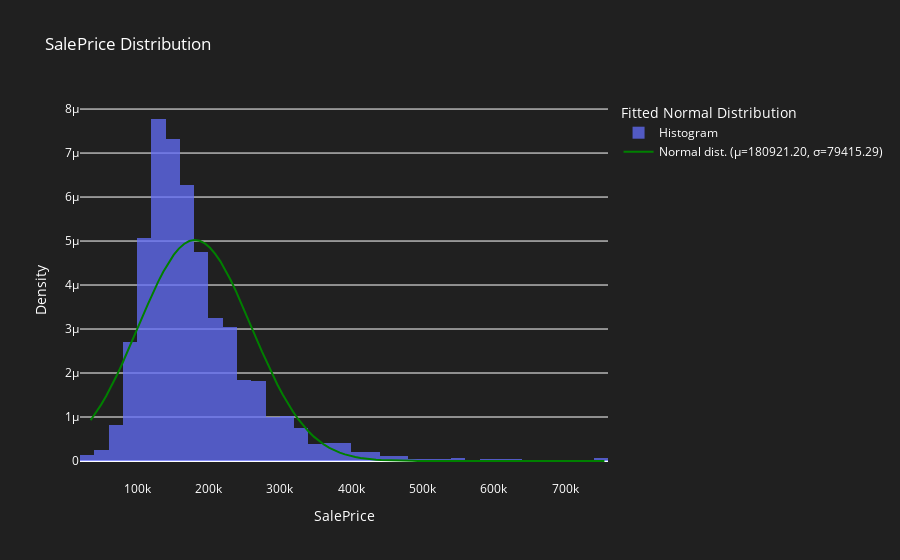
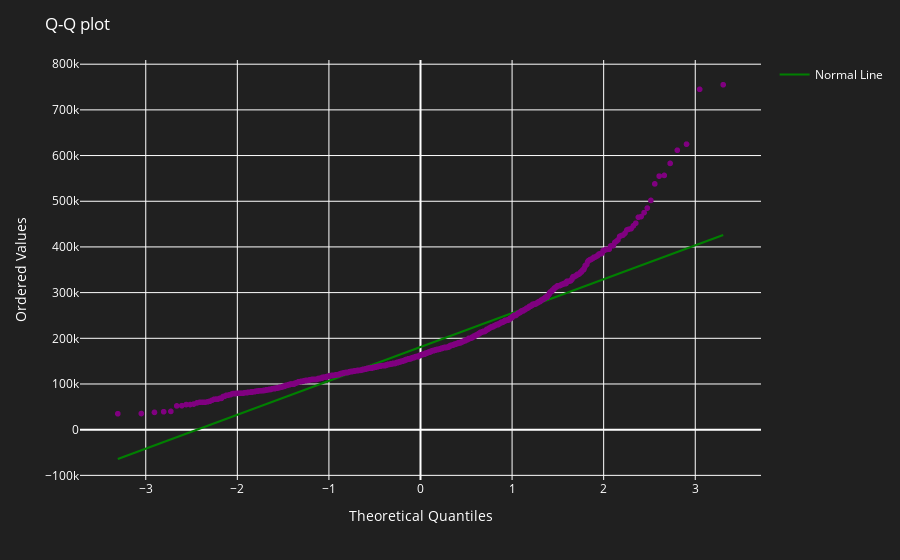

These figures' notebook cell, in order:
### Markdown cell above
### Explore the Dependent variable
#### Shoulde it be normalized?
#### Normalize Dependent Variable

### Code cell
# Fit a normal distribution
mu, sigma = stats.norm.fit(df['SalePrice'])

# Histogram with normalized density
hist_data = go.Histogram(
    x=df['SalePrice'],
    nbinsx=50,
    name='Histogram',
    opacity=0.75,
    histnorm='probability density'   # ✅ fixed spelling
)

# Normal distribution curve
x_norm = np.linspace(df['SalePrice'].min(), df['SalePrice'].max(), 100)
y_norm = stats.norm.pdf(x_norm, mu, sigma)

norm_data = go.Scatter(
    x=x_norm,
    y=y_norm,
    mode='lines',
    name=f'Normal dist. (μ={mu:.2f}, σ={sigma:.2f})',
    line=dict(color='green')
)

# Combine plots
fig = go.Figure(data=[hist_data, norm_data])

# Layout
fig.update_layout(
    title='SalePrice Distribution',
    xaxis_title='SalePrice',
    yaxis_title='Density',   # ✅ corrected
    legend_title_text='Fitted Normal Distribution',
    plot_bgcolor='rgba(32,32,32,1)',
    paper_bgcolor='rgba(32,32,32,1)',
    font=dict(color='white')
)

# Q-Q plot
qq_data = stats.probplot(df['SalePrice'], dist='norm')
qq_fig = px.scatter(
    x=qq_data[0][0], 
    y=qq_data[0][1],
    labels={'x':'Theoretical Quantiles', 'y':'Ordered Values'},   # ✅ spelling fixed
    color_discrete_sequence=['purple']
)

qq_fig.update_layout(
    title='Q-Q plot',
    plot_bgcolor='rgba(32,32,32,1)',
    paper_bgcolor='rgba(32,32,32,1)',
    font=dict(color='white')
)

# Line of best fit
slope, intercept, r_value, p_value, std_err = stats.linregress(qq_data[0][0], qq_data[0][1])
line_x = np.array(qq_data[0][0])
line_y = intercept + slope * line_x

line_data = go.Scatter(x=line_x, y=line_y, mode="lines", name="Normal Line", line=dict(color="green"))
qq_fig.add_trace(line_data)

# Show
fig.show()
qq_fig.show()

### Figure 1 — Plotly figure (JSON) as saved in the notebook; plotly's stock layout.template omitted (floating-point values rounded to 4 significant figures; data arrays with more than 128 entries replaced by an {"elided": "..."} marker saying what was removed)
{"data": [{"histnorm": "probability density", "name": "Histogram", "nbinsx": 50, "opacity": 0.75, "type": "histogram", "x": {"elided": "1460 int values"}}, {"line": {"color": "green"}, "mode": "lines", "name": "Normal dist. (μ=180921.20, σ=79415.29)", "type": "scatter", "x": [34900.0, 42170.0, 49450.0, 56720.0, 63990.0, 71270.0, 78540.0, 85820.0, 93090.0, 100400.0, 107600.0, 114900.0, 122200.0, 129500.0, 136700.0, 144000.0, 151300.0, 158600.0, 165800.0, 173100.0, 180400.0, 187600.0, 194900.0, 202200.0, 209500.0, 216700.0, 224000.0, 231300.0, 238600.0, 245800.0, 253100.0, 260400.0, 267700.0, 274900.0, 282200.0, 289500.0, 296800.0, 304000.0, 311300.0, 318600.0, 325800.0, 333100.0, 340400.0, 347700.0, 354900.0, 362200.0, 369500.0, 376800.0, 384000.0, 391300.0, 398600.0, 405900.0, 413100.0, 420400.0, 427700.0, 435000.0, 442200.0, 449500.0, 456800.0, 464100.0, 471300.0, 478600.0, 485900.0, 493100.0, 500400.0, 507700.0, 515000.0, 522200.0, 529500.0, 536800.0, 544100.0, 551300.0, 558600.0, 565900.0, 573200.0, 580400.0, 587700.0, 595000.0, 602300.0, 609500.0, 616800.0, 624100.0, 631300.0, 638600.0, 645900.0, 653200.0, 660400.0, 667700.0, 675000.0, 682300.0, 689500.0, 696800.0, 704100.0, 711400.0, 718600.0, 725900.0, 733200.0, 740500.0, 747700.0, 755000.0], "y": [9.265e-07, 1.092e-06, 1.276e-06, 1.479e-06, 1.699e-06, 1.937e-06, 2.188e-06, 2.452e-06, 2.725e-06, 3.003e-06, 3.282e-06, 3.556e-06, 3.821e-06, 4.072e-06, 4.303e-06, 4.509e-06, 4.685e-06, 4.828e-06, 4.934e-06, 4.999e-06, 5.023e-06, 5.006e-06, 4.946e-06, 4.846e-06, 4.709e-06, 4.538e-06, 4.336e-06, 4.108e-06, 3.86e-06, 3.597e-06, 3.323e-06, 3.045e-06, 2.767e-06, 2.493e-06, 2.227e-06, 1.973e-06, 1.734e-06, 1.511e-06, 1.305e-06, 1.118e-06, 9.502e-07, 8.006e-07, 6.689e-07, 5.542e-07, 4.553e-07, 3.71e-07, 2.997e-07, 2.401e-07, 1.908e-07, 1.503e-07, 1.174e-07, 9.097e-08, 6.989e-08, 5.324e-08, 4.022e-08, 3.014e-08, 2.239e-08, 1.649e-08, 1.205e-08, 8.729e-09, 6.271e-09, 4.467e-09, 3.156e-09, 2.211e-09, 1.536e-09, 1.058e-09, 7.228e-10, 4.896e-10, 3.289e-10, 2.191e-10, 1.447e-10, 9.482e-11, 6.159e-11, 3.968e-11, 2.534e-11, 1.605e-11, 1.009e-11, 6.282e-12, 3.881e-12, 2.377e-12, 1.444e-12, 8.697e-13, 5.195e-13, 3.077e-13, 1.808e-13, 1.053e-13, 6.082e-14, 3.484e-14, 1.979e-14, 1.114e-14, 6.225e-15, 3.448e-15, 1.894e-15, 1.032e-15, 5.572e-16, 2.984e-16, 1.585e-16, 8.348e-17, 4.36e-17, 2.258e-17]}], "layout": {"font": {"color": "white"}, "legend": {"title": {"text": "Fitted Normal Distribution"}}, "paper_bgcolor": "rgba(32,32,32,1)", "plot_bgcolor": "rgba(32,32,32,1)", "title": {"text": "SalePrice Distribution"}, "xaxis": {"title": {"text": "SalePrice"}}, "yaxis": {"title": {"text": "Density"}}}}

### Figure 2 — Plotly figure (JSON) as saved in the notebook; plotly's stock layout.template omitted (floating-point values rounded to 4 significant figures; data arrays with more than 128 entries replaced by an {"elided": "..."} marker saying what was removed)
{"data": [{"hovertemplate": "Theoretical Quantiles=%{x}<br>Ordered Values=%{y}<extra></extra>", "legendgroup": "", "marker": {"color": "purple", "symbol": "circle"}, "mode": "markers", "name": "", "showlegend": false, "type": "scattergl", "x": {"elided": "1460 float values"}, "xaxis": "x", "y": {"elided": "1460 int values"}, "yaxis": "y"}, {"line": {"color": "green"}, "mode": "lines", "name": "Normal Line", "type": "scatter", "x": {"elided": "1460 float values"}, "y": {"elided": "1460 float values"}}], "layout": {"font": {"color": "white"}, "legend": {"tracegroupgap": 0}, "margin": {"t": 60}, "paper_bgcolor": "rgba(32,32,32,1)", "plot_bgcolor": "rgba(32,32,32,1)", "title": {"text": "Q-Q plot"}, "xaxis": {"anchor": "y", "domain": [0, 1], "title": {"text": "Theoretical Quantiles"}}, "yaxis": {"anchor": "x", "domain": [0, 1], "title": {"text": "Ordered Values"}}}}
